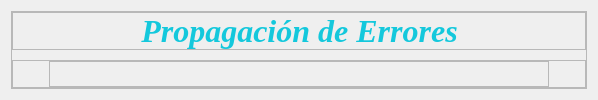
            <widget class="QWidget" name="page_dos">
             <layout class="QVBoxLayout" name="verticalLayout_7">
              <item>
               <widget class="QFrame" name="frame_12">
                <property name="styleSheet">
                 <string notr="true">QPushButton{
background-color:rgb(53, 53, 79);
color: rgb(20, 200, 220);
border-top-left-radius: 20px;
border-bottom-left-radius: 20px;
border-top-right-radius: 20px;
border-bottom-right-radius: 20px;
font: 75 12pt &quot;Arial Black&quot;;
}
QPushButton:hover{
background-color: rgb(20, 200, 220);
color: white;
border-top-left-radius: 20px;
border-bottom-left-radius: 20px;
border-top-right-radius: 20px;
border-bottom-right-radius: 20px;
font: 75 12pt &quot;Arial Black&quot;;
}</string>
                </property>
                <property name="frameShape">
                 <enum>QFrame::StyledPanel</enum>
                </property>
                <property name="frameShadow">
                 <enum>QFrame::Raised</enum>
                </property>
                <layout class="QVBoxLayout" name="verticalLayout_12">
                 <property name="spacing">
                  <number>10</number>
                 </property>
                 <property name="leftMargin">
                  <number>0</number>
                 </property>
                 <property name="topMargin">
                  <number>0</number>
                 </property>
                 <property name="rightMargin">
                  <number>0</number>
                 </property>
                 <property name="bottomMargin">
                  <number>0</number>
                 </property>
                 <item>
                  <widget class="QFrame" name="frame_16">
                   <property name="maximumSize">
                    <size>
                     <width>16777215</width>
                     <height>50</height>
                    </size>
                   </property>
                   <property name="frameShape">
                    <enum>QFrame::StyledPanel</enum>
                   </property>
                   <property name="frameShadow">
                    <enum>QFrame::Raised</enum>
                   </property>
                   <layout class="QHBoxLayout" name="horizontalLayout_10">
                    <property name="spacing">
                     <number>0</number>
                    </property>
                    <property name="leftMargin">
                     <number>0</number>
                    </property>
                    <property name="topMargin">
                     <number>0</number>
                    </property>
                    <property name="rightMargin">
                     <number>0</number>
                    </property>
                    <property name="bottomMargin">
                     <number>0</number>
                    </property>
                    <item>
                     <spacer name="horizontalSpacer_16">
                      <property name="orientation">
                       <enum>Qt::Horizontal</enum>
                      </property>
                      <property name="sizeHint" stdset="0">
                       <size>
                        <width>128</width>
                        <height>20</height>
                       </size>
                      </property>
                     </spacer>
                    </item>
                    <item>
                     <widget class="QLabel" name="labelTema_8">
                      <property name="font">
                       <font>
                        <family>Times New Roman</family>
                        <pointsize>24</pointsize>
                        <weight>75</weight>
                        <italic>true</italic>
                        <bold>true</bold>
                       </font>
                      </property>
                      <property name="styleSheet">
                       <string notr="true">color: rgb(20, 200, 220);</string>
                      </property>
                      <property name="text">
                       <string>Propagación de Errores</string>
                      </property>
                      <property name="alignment">
                       <set>Qt::AlignCenter</set>
                      </property>
                     </widget>
                    </item>
                    <item>
                     <spacer name="horizontalSpacer_17">
                      <property name="orientation">
                       <enum>Qt::Horizontal</enum>
                      </property>
                      <property name="sizeHint" stdset="0">
                       <size>
                        <width>127</width>
                        <height>20</height>
                       </size>
                      </property>
                     </spacer>
                    </item>
                   </layout>
                  </widget>
                 </item>
                 <item>
                  <widget class="QFrame" name="frame_17">
                   <property name="frameShape">
                    <enum>QFrame::StyledPanel</enum>
                   </property>
                   <property name="frameShadow">
                    <enum>QFrame::Raised</enum>
                   </property>
                   <layout class="QHBoxLayout" name="horizontalLayout_11">
                    <property name="spacing">
                     <number>0</number>
                    </property>
                    <property name="leftMargin">
                     <number>0</number>
                    </property>
                    <property name="topMargin">
                     <number>0</number>
                    </property>
                    <property name="rightMargin">
                     <number>0</number>
                    </property>
                    <property name="bottomMargin">
                     <number>0</number>
                    </property>
                    <item>
                     <spacer name="horizontalSpacer_18">
                      <property name="orientation">
                       <enum>Qt::Horizontal</enum>
                      </property>
                      <property name="sizeHint" stdset="0">
                       <size>
                        <width>34</width>
                        <height>20</height>
                       </size>
                      </property>
                     </spacer>
                    </item>
                    <item>
                     <widget class="QFrame" name="frame_18">
                      <property name="minimumSize">
                       <size>
                        <width>500</width>
                        <height>0</height>
                       </size>
                      </property>
                      <property name="frameShape">
                       <enum>QFrame::StyledPanel</enum>
                      </property>
                      <property name="frameShadow">
                       <enum>QFrame::Raised</enum>
                      </property>
                      <widget class="QLabel" name="labelFuncion">
                       <property name="geometry">
                        <rect>
                         <x>160</x>
                         <y>30</y>
                         <width>181</width>
                         <height>20</height>
                        </rect>
                       </property>
                       <property name="font">
                        <font>
                         <family>Arial Black</family>
                         <pointsize>12</pointsize>
                         <weight>9</weight>
                         <italic>false</italic>
                         <bold>false</bold>
                        </font>
                       </property>
                       <property name="styleSheet">
                        <string notr="true">font: 75 12pt &quot;Arial Black&quot;;
color: rgb(20, 200, 220);</string>
                       </property>
                       <property name="text">
                        <string>f(x)=(e**x)/(e**(x -1))</string>
                       </property>
                      </widget>
                      <widget class="QLabel" name="labelFuncion_2">
                       <property name="geometry">
                        <rect>
                         <x>130</x>
                         <y>80</y>
                         <width>101</width>
                         <height>41</height>
                        </rect>
                       </property>
                       <property name="font">
                        <font>
                         <family>Arial Black</family>
                         <pointsize>12</pointsize>
                         <weight>9</weight>
                         <italic>false</italic>
                         <bold>false</bold>
                        </font>
                       </property>
                       <property name="styleSheet">
                        <string notr="true">font: 75 12pt &quot;Arial Black&quot;;
color: rgb(20, 200, 220);</string>
                       </property>
                       <property name="text">
                        <string>Valor de X:</string>
                       </property>
                      </widget>
                      <widget class="QTextEdit" name="textValorX">
                       <property name="geometry">
                        <rect>
                         <x>250</x>
                         <y>80</y>
                         <width>151</width>
                         <height>41</height>
                        </rect>
                       </property>
                       <property name="font">
                        <font>
                         <family>Times New Roman</family>
                         <pointsize>14</pointsize>
                        </font>
                       </property>
                       <property name="styleSheet">
                        <string notr="true">border: 2px solid rgb(53, 53, 79); 
color: rgb(20, 200, 220);
border-top-left-radius: 20px;
border-bottom-left-radius: 20px;
border-top-right-radius: 20px;
border-bottom-right-radius: 20px;
</string>
                       </property>
                       <property name="verticalScrollBarPolicy">
                        <enum>Qt::ScrollBarAlwaysOff</enum>
                       </property>
                      </widget>
                      <widget class="QPushButton" name="botonCalcular">
                       <property name="geometry">
                        <rect>
                         <x>90</x>
                         <y>170</y>
                         <width>141</width>
                         <height>41</height>
                        </rect>
                       </property>
                       <property name="font">
                        <font>
                         <family>Arial Black</family>
                         <pointsize>12</pointsize>
                         <weight>9</weight>
                         <italic>false</italic>
                         <bold>false</bold>
                        </font>
                       </property>
                       <property name="styleSheet">
                        <string notr="true"/>
                       </property>
                       <property name="text">
                        <string>Calcular</string>
                       </property>
                      </widget>
                      <widget class="QPushButton" name="botonGrafico">
                       <property name="geometry">
                        <rect>
                         <x>260</x>
                         <y>170</y>
                         <width>171</width>
                         <height>41</height>
                        </rect>
                       </property>
                       <property name="font">
                        <font>
                         <family>Arial Black</family>
                         <pointsize>12</pointsize>
                         <weight>9</weight>
                         <italic>false</italic>
                         <bold>false</bold>
                        </font>
                       </property>
                       <property name="styleSheet">
                        <string notr="true"/>
                       </property>
                       <property name="text">
                        <string>Mostrar gráfico</string>
                       </property>
                      </widget>
                      <widget class="QLabel" name="labelResultado_2">
                       <property name="geometry">
                        <rect>
                         <x>210</x>
                         <y>260</y>
                         <width>231</width>
                         <height>41</height>
                        </rect>
                       </property>
                       <property name="font">
                        <font>
                         <family>Times New Roman</family>
                         <pointsize>16</pointsize>
                        </font>
                       </property>
                       <property name="styleSheet">
                        <string notr="true">border: 2px solid rgb(53, 53, 79); 
color: rgb(20, 200, 220);
border-top-left-radius: 20px;
border-bottom-left-radius: 20px;
border-top-right-radius: 20px;
border-bottom-right-radius: 20px;
</string>
                       </property>
                       <property name="text">
                        <string/>
                       </property>
                      </widget>
                      <widget class="QLabel" name="labelTema_11">
                       <property name="geometry">
                        <rect>
                         <x>100</x>
                         <y>260</y>
                         <width>101</width>
                         <height>41</height>
                        </rect>
                       </property>
                       <property name="font">
                        <font>
                         <family>Arial Black</family>
                         <pointsize>12</pointsize>
                         <weight>9</weight>
                         <italic>false</italic>
                         <bold>false</bold>
                        </font>
                       </property>
                       <property name="styleSheet">
                        <string notr="true">font: 75 12pt &quot;Arial Black&quot;;
color: rgb(20, 200, 220);
</string>
                       </property>
                       <property name="text">
                        <string>Resultado</string>
                       </property>
                       <property name="alignment">
                        <set>Qt::AlignCenter</set>
                       </property>
                      </widget>
                     </widget>
                    </item>
                    <item>
                     <spacer name="horizontalSpacer_19">
                      <property name="orientation">
                       <enum>Qt::Horizontal</enum>
                      </property>
                      <property name="sizeHint" stdset="0">
                       <size>
                        <width>34</width>
                        <height>20</height>
                       </size>
                      </property>
                     </spacer>
                    </item>
                   </layout>
                  </widget>
                 </item>
                </layout>
               </widget>
              </item>
             </layout>
            </widget>
